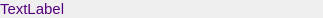
<?xml version="1.0" encoding="UTF-8"?>
<ui version="4.0">
 <class>LabelVal</class>
 <widget class="QWidget" name="LabelVal">
  <property name="geometry">
   <rect>
    <x>0</x>
    <y>0</y>
    <width>323</width>
    <height>18</height>
   </rect>
  </property>
  <property name="sizePolicy">
   <sizepolicy hsizetype="Preferred" vsizetype="MinimumExpanding">
    <horstretch>0</horstretch>
    <verstretch>0</verstretch>
   </sizepolicy>
  </property>
  <property name="windowTitle">
   <string notr="true">Form</string>
  </property>
  <layout class="QHBoxLayout" name="horizontalLayout">
   <property name="leftMargin">
    <number>0</number>
   </property>
   <property name="topMargin">
    <number>0</number>
   </property>
   <property name="rightMargin">
    <number>0</number>
   </property>
   <property name="bottomMargin">
    <number>0</number>
   </property>
   <item>
    <widget class="QLabel" name="label">
     <property name="palette">
      <palette>
       <active>
        <colorrole role="WindowText">
         <brush brushstyle="SolidPattern">
          <color alpha="255">
           <red>85</red>
           <green>0</green>
           <blue>127</blue>
          </color>
         </brush>
        </colorrole>
       </active>
       <inactive>
        <colorrole role="WindowText">
         <brush brushstyle="SolidPattern">
          <color alpha="255">
           <red>85</red>
           <green>0</green>
           <blue>127</blue>
          </color>
         </brush>
        </colorrole>
       </inactive>
       <disabled>
        <colorrole role="WindowText">
         <brush brushstyle="SolidPattern">
          <color alpha="255">
           <red>190</red>
           <green>190</green>
           <blue>190</blue>
          </color>
         </brush>
        </colorrole>
       </disabled>
      </palette>
     </property>
     <property name="font">
      <font>
       <pointsize>11</pointsize>
      </font>
     </property>
     <property name="text">
      <string>TextLabel</string>
     </property>
    </widget>
   </item>
  </layout>
 </widget>
 <resources/>
 <connections/>
</ui>
